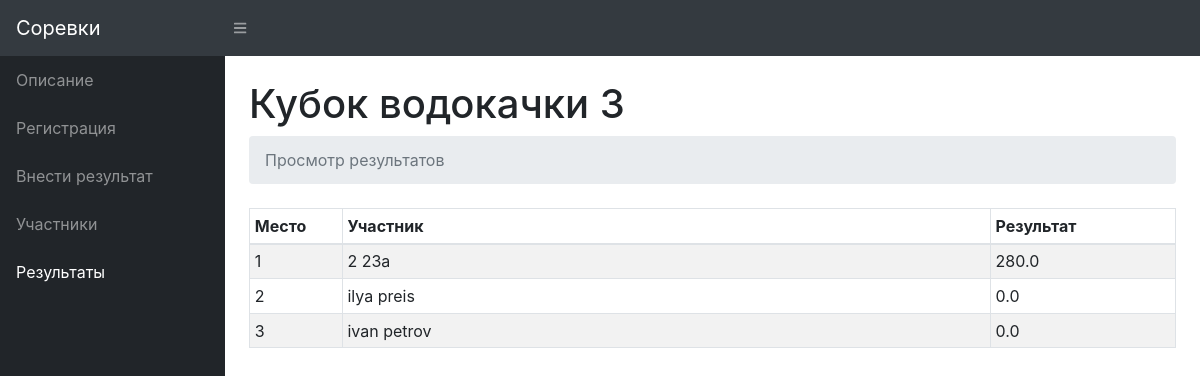
The app's page /e/1/results/, older data.
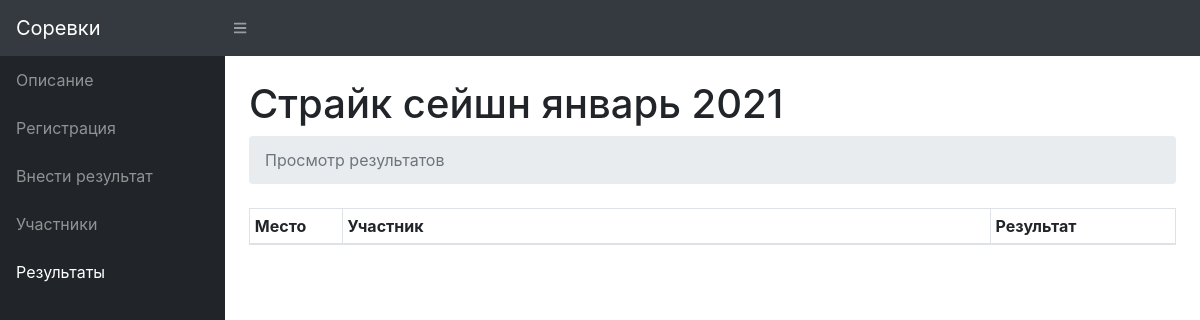
The same page, newer data.
### events/models.py (models this page shows, shortened)
class Event(models.Model):
    title = models.CharField(max_length=128)
    date = models.DateField(null=True)
    poster = models.ImageField(upload_to=settings.MEDIA_POSTERS_DIR, blank=True, null=True)
    description = models.TextField(null=True)
    routes_num = models.IntegerField(null=True)
    is_published = models.BooleanField(default=False)
    is_registration_open = models.BooleanField(default=False)
    is_results_allowed = models.BooleanField(default=False)
    is_enter_result_allowed = models.BooleanField(default=False)
    is_count_only_entered_results = models.BooleanField(default=False)
    SCORE_SIMPLE_SUM = 'SUM'
    SCORE_PROPORTIONAL = 'PROP'
    SCORE_TYPE = [
        (SCORE_SIMPLE_SUM, 'Сумма баллов'),
        (SCORE_PROPORTIONAL, 'От кол-ва пролазов'),
    ]
    score_type = models.CharField(max_length=4, choices=SCORE_TYPE, default=SCORE_SIMPLE_SUM)
    flash_points = models.IntegerField(default=100)
    redpoint_points = models.IntegerField(default=80)

class Participant(models.Model):
    first_name = models.CharField(max_length=32)
    last_name = models.CharField(max_length=32)
    birth_year = models.IntegerField(null=True)
    city = models.CharField(null=True, max_length=32)
    team = models.CharField(null=True, max_length=32)
    GRADE_BR = 'BR'
    GRADE_3YOUTH = '3Y'
    GRADE_2YOUTH = '2Y'
    GRADE_1YOUTH = '1Y'
    GRADE_3 = '3C'
    GRADE_2 = '2C'
    GRADE_1 = '1C'
    GRADE_KMS = 'KMS'
    GRADE_MS = 'MS'
    GRADE_MSMK = 'MSMK'
    GRADES = [
        (GRADE_BR, 'б/р'),
        (GRADE_3YOUTH, '3 ю.р.'),
        (GRADE_2YOUTH, '2 ю.р.'),
        (GRADE_1YOUTH, '1 ю.р.'),
        (GRADE_3, '3 сп.р.'),
        (GRADE_2, '2 сп.р.'),
        (GRADE_1, '1 сп.р.'),
        (GRADE_KMS, 'КМС'),
        (GRADE_MS, 'МС'),
        (GRADE_MSMK, 'МСМК'),
    ]
    grade = models.CharField(max_length=4, choices=GRADES, default=GRADE_BR)
    event = models.ForeignKey(Event, on_delete=models.CASCADE, related_name='participant')
    pin = models.PositiveSmallIntegerField(null=True)
    score = models.FloatField(default=0)
    is_entered_result = models.BooleanField(default=False)

### events/views.py (the view)
# urls.py: path('e/<int:event_id>/results/', views.EventResultsView.as_view(), name='event_results'),
class EventResultsView(views.View):
    @staticmethod
    def get(request, event_id):
        event = Event.objects.get(id=event_id)
        return render(
            request=request,
            template_name='events/event-results.html',
            context={
                'event': event,
                'participants': event.participant.order_by('-score'),
            }
        )

### events/templates/events/event-results.html
{% extends 'events/event-base.html' %}
{% block title %}
Просмотр результатов
{% endblock %}
{% block content %}
{% if event.is_published %}
  {% if event.is_results_allowed %}
    <table class="table table-bordered table-hover table-striped table-sm" id="dataTable" width="100%" cellspacing="0">
  <thead>
  <tr>
    <th style="width:10%">Место</th>
    <th style="width:70%">Участник</th>
    <th>Результат</th>
  </tr>
  </thead>
  <tbody>
  {% for participant in participants %}
  <tr>
    <td>{{ forloop.counter }}</td>
    <td>{{ participant.first_name }} {{ participant.last_name }}</td>
    <td>{{ participant.score }}</td>
  </tr>
  {% endfor %}
  </tbody>
</table>
  {% else %}
    {% include 'events/snippet-card-banner.html' with message='Просмотр результатов закрыт' %}
  {% endif %}
{% else %}
  {% include 'events/snippet-card-banner.html' with message='Событие не опубликовано' %}
{% endif %}
{% endblock %}

### events/templates/events/event-base.html
{% extends 'events/base.html' %}
{% block container %}
<h1 class="mt-4">{{ event.title }}</h1>
<ol class="breadcrumb mb-4">
  <li class="breadcrumb-item active">
    {% block title %} {% endblock %}
  </li>
</ol>
<section class="tab-pane fade show active">
  {% block content %} {% endblock %}
</section>
{% endblock %}

Row changes from the older to the newer data that the page shows:
removed Participant: first_name "2", last_name "23a", score "280.0"
removed Participant: first_name "ilya", last_name "preis", score "0.0"
removed Participant: first_name "ivan", last_name "petrov", score "0.0"
changed Event: title "Кубок водокачки 3" → "Страйк сейшн январь 2021"
